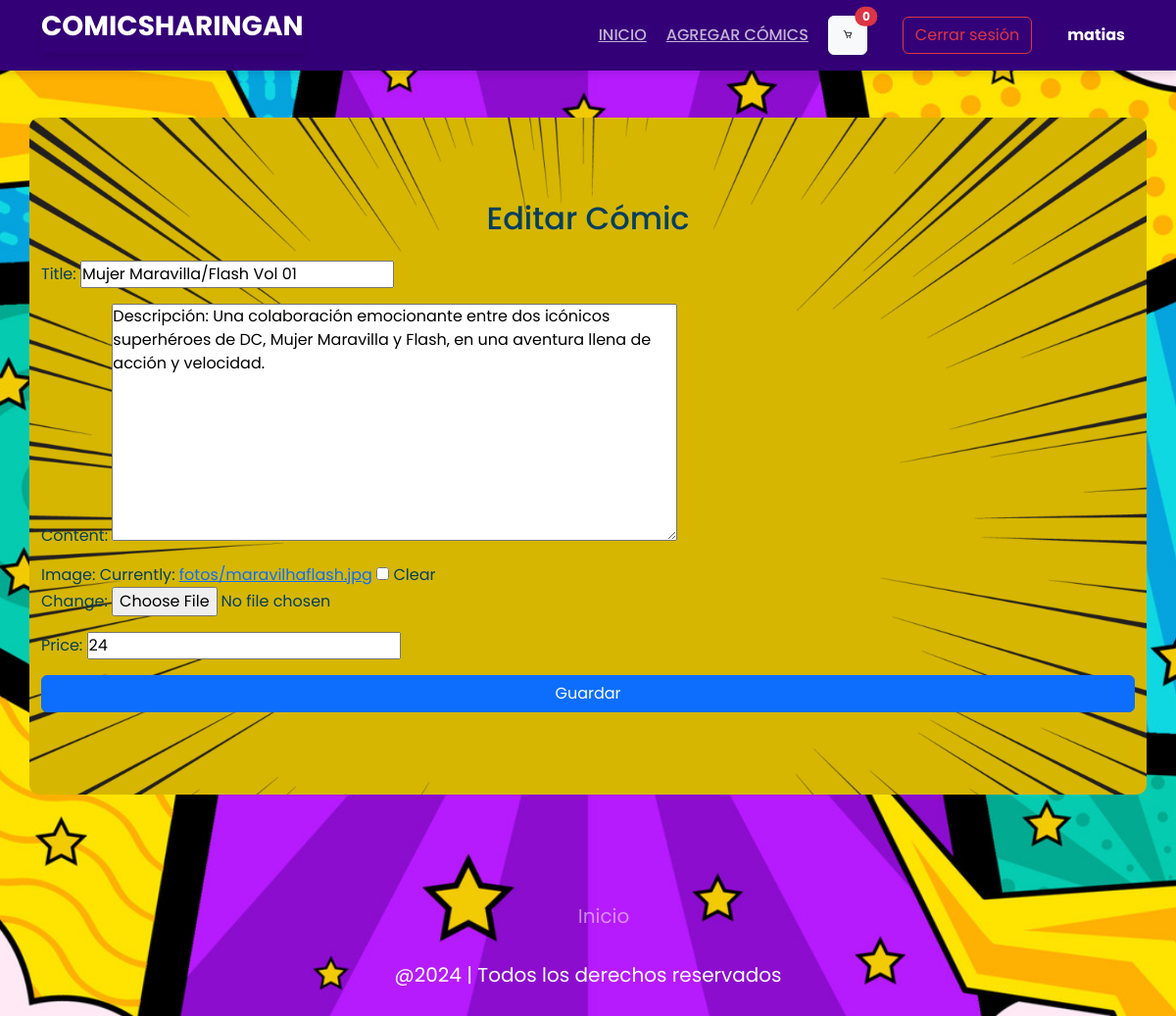
Screenshot of /editar/18/ (signed in) with the database file from the repository.
### post/models.py (models this page shows, shortened)
class Post(models.Model):
    title = models.CharField(max_length=250)
    content = models.TextField()
    image = models.ImageField(blank=True,null=True,upload_to='fotos/')
    price = models.IntegerField(default=0)

### post/views.py (the view)
# urls.py: path('editar/<int:pk>/', editar, name='editar'),
@admin_required
def editar(request,pk):
    post = get_object_or_404(Post,pk=pk)
    if request.method == "POST":
        form = FormularioJuego(request.POST,request.FILES,instance=post)
        if form.is_valid():
            form.save()
            return redirect('index')
    else:
        form = FormularioJuego(instance=post)
    return render(request,'editar.html',{'form': form})

### post/forms.py
class FormularioJuego(forms.ModelForm):
    class Meta:
        model = Post
        fields = ['title','content','image','price']

### post/templates/editar.html (shortened to what this page needs)
{% load static %}
<!DOCTYPE html>
<html lang="en">
<head>
    <link rel="stylesheet" href="{% static 'css/style_game.css' %}">
    <link rel="stylesheet" href="{% static 'css/style.css' %}">
    <link href="https://cdn.jsdelivr.net/npm/bootstrap@5.3.3/dist/css/bootstrap.min.css" rel="stylesheet">
</head>
<body>
    <header id="header" class="fixed-top">
        <div class="container d-flex align-items-center justify-content-between ">
            <h1 class="logo"><a href="{% url 'index' %}">ComicSharingan</a></h1>
            <nav class="nav-menu d-none d-lg-block">
                <ul class="d-flex align-items-center">
                    <li class="active"><a href="{% url 'index' %}">Inicio</a></li>
                    {% if user.is_authenticated %}
                        {% if user.is_authenticated and user.is_staff %}
                            <li><a href="{% url 'agregar' %}">Agregar cómics</a></li>
                        {% endif %}
                        <li>
                            <a href="{% url 'ver_carrito' %}" class="btn btn-light cart-button position-relative">
                                <img src="{% static 'img/carrito.png' %}" alt="Carrito de compras">
                                <span class="cart-item-count position-absolute top-0 start-100 translate-middle badge rounded-pill bg-danger">
                                    {% if item.quantity > 0 %}
                                        {{ item.quantity }}
                                    {% else %}
                                        0
                                    {% endif %}
                                </span>
                            </a>
                        </li>
                        <li>
                            <form action="{% url 'logout' %}" method="post">
                                <button type="submit" class="btn btn-outline-danger ms-3">Cerrar sesión</button>
                            </form>
                        </li>
                        <li>
                            <p class="username ms-3 mb-0">{{ user.username }}</p>
                        </li>
                    {% else %}
                        <li><a href="{% url 'login' %}" class="btn btn-outline-primary ms-3">Iniciar sesión</a></li>
                        <li><a href="{% url 'register' %}" class="btn btn-outline-success ms-3">Registrarse</a></li>
                    {% endif %}
                </ul>
            </nav>
        </div>
    </header>
    <div class="container mt-5 inises">
        <h2 class="text-center mb-4">Editar Cómic</h2>
        <form method="POST" enctype="multipart/form-data">
            {{ form.as_p }}
            <button type="submit" class="btn btn-primary w-100">Guardar</button>
        </form>
    </div>
    <footer class="footer">
        <ul class="social-icon">
          <li class="icon-elem">
          </li>
          <li class="icon-elem">
          </li>
          <li class="icon-elem">
          </li>
          <li class="icon-elem">
          </li>
        </ul>
        <ul class="menu">
          <li class="menu-elem">
            <a href="{% url  'index' %}" class="menu-icon"> Inicio </a>
          </li>
        </ul>
        <p class="text">@2024 | Todos los derechos reservados</p>
      </footer>
</body>
</html>

### post/static/post/css/style_game.css (style rules this page uses)
body { background-image: url("../img/background.jpg"); background-size: cover; background-attachment: fixed; background-repeat: no-repeat; background-position: center center; margin: 0; min-height: 100vh; padding-top: 72px; font-family: "Roboto", sans-serif; background-color: #f4f4f9; color: #333; }
#header { background: rgb(52, 0, 119); padding: 10px 30px; display: flex; align-items: center; justify-content: space-between; flex-wrap: wrap; box-shadow: 0 4px 8px rgba(0, 0, 0, 0.1); }
#header .container { display: flex; align-items: center; width: 100%; flex-wrap: wrap; }
#header .nav-menu { display: flex; align-items: center; margin-left: auto; }
#header .nav-menu ul { display: flex; align-items: center; list-style: none; margin: 0; padding: 0; }
#header .nav-menu ul li { margin: 0 10px; }
#header .nav-menu a { color: rgba(255, 255, 255, 0.7); font-size: 16px; font-weight: 500; text-transform: uppercase; transition: color 0.3s; }
#header .nav-menu button { margin-left: 15px; }
#header .logo { font-size: 28px; font-weight: 700; text-transform: uppercase; color: rgb(255, 255, 255); }
#header .logo a { color: rgb(255, 255, 255); text-decoration: none; }
.cart-button { width: 40px; height: 40px; display: flex; align-items: center; justify-content: center; background: white; border-radius: 50%; box-shadow: 0 4px 8px rgba(0, 0, 0, 0.1); transition: transform 0.2s; }
.cart-button img { width: 70%; height: 70%; object-fit: contain; }
.username { color: white; margin-left: 15px; font-size: 16px; font-weight: bold; }
.btn-outline-danger, .btn-outline-primary, .btn-outline-success { border-width: 2px; border-radius: 4px; padding: 5px 10px; transition: background-color 0.3s, color 0.3s; }
.btn-outline-danger { color: #dc3545; border-color: #dc3545; }
.btn-primary { background-color: #007bff; color: #fff; }
body h1 { display: flex; justify-content: center; color: white; box-shadow: 0 4px 8px rgba(0, 0, 0, 0.1); padding-bottom: 10px; }

### post/static/post/css/style.css (style rules this page uses)
* { font-family: "Poppins", sans-serif; margin: 0; padding: 0; scroll-padding-top: 2rem; scroll-behavior: smooth; box-sizing: border-box; list-style: none; text-decoration: none; }
.logo { text-decoration: none; }
:root { --main-color: #fd4646; --text-color: #171427; --bg-color: #fff; }
img { width: 100%; }
body { color: var(--text-color); background-image: url(../img/Vector4free-Pop-Art-Background-Revisi1-DP0622_generated.jpg); background-repeat: no-repeat; background-attachment: fixed; background-size: cover; }
header { position: fixed; top: 0; left: 0; width: 100%; background: var(--bg-color); box-shadow: 0 1px 4px hsl(0 4% 15%/ 10%); z-index: 100; }
.logo { font-size: 1rem; color: aliceblue; }
.inises { margin-top: 10rem; padding: 7%; background-image: url(../img/fond.webp); background-color: #d6b600; background-position: center; background-size: cover; background-attachment: fixed; background-repeat: no-repeat; color: rgb(4, 63, 97); border-radius: 10px; min-height: calc(100vh - 10rem - 50px); }
.footer { position: relative; width: 100%; padding: 50px 35px; display: flex; justify-content: center; align-items: center; flex-direction: column; margin-top: auto; }
.social-icon { display: flex; justify-content: center; align-items: center; position: relative; margin: 10px 5px; flex-wrap: wrap; }
.icon-elem { list-style: none; }
.menu { display: flex; justify-content: center; position: relative; align-items: center; margin: 10px 0; flex-wrap: wrap; }
.menu-elem { list-style: none; }
.menu-icon { color: white; font-size: 20px; display: inline-block; text-decoration: none; margin: 5px 10px; opacity: 0.5; transition: 0.3s; }
.text { color: white; text-align: center; margin-top: 15px; margin-bottom: 10px; font-size: 20px; }

### rows the page displays
Post: title "Mujer Maravilla/Flash Vol 01", content "Descripción: Una colaboración emocionante entre dos icónicos superhéroes de DC, Mujer Maravilla y Flash, en una aventura llena de acción y velocidad.", price "24"

### other values shown
{{ user.username }} "matias"
